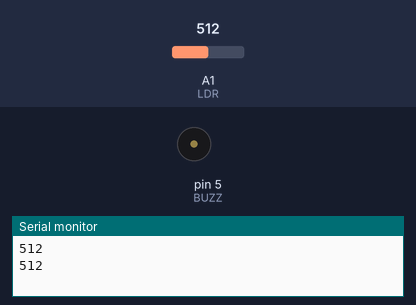
A sketch run on a simulated Arduino Uno, built with avr-gcc and run on an emulated ATmega328P. Shown: buzzer (waves = sounding), the last lines printed to the serial monitor. The inputs (shaded band) are chosen by the test bench; at power-on: A1 (LDR) = 512.

Above: at 1.8 s.
1.9 s: A1 (LDR) set to 109
6.0 s: A1 (LDR) set to 91
At 6.7 s:
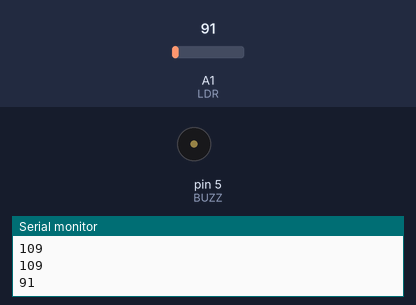
7.5 s: A1 (LDR) set to 110
At 11.4 s:
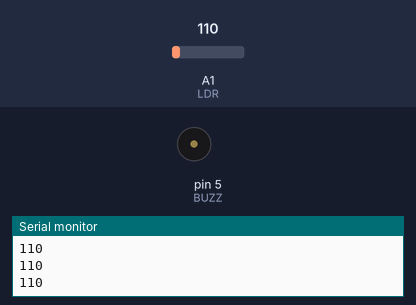
11.6 s: A1 (LDR) set to 90
At 12.2 s:
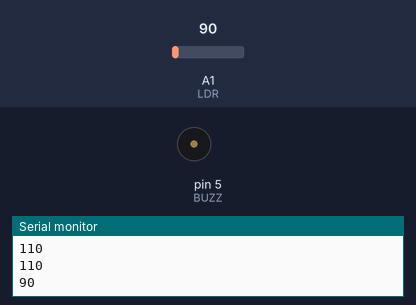
Timing chart, 0 to 14.1 s (numbered marks = the images above; inputs shaded):
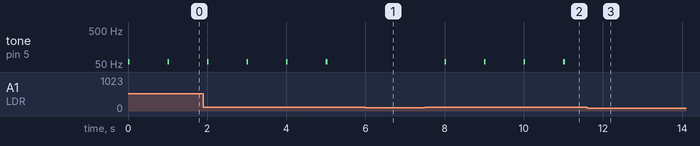

The sketch:

LDR_mas_buzzer.ino
```cpp
//Sensor de Luz, LDR
#define LDR A1

//Buzzer, motor vibrador
#define BUZZ 5

int intensidadLuz;

void setup() {
  Serial.begin(9600);

  pinMode(LDR, INPUT);
  pinMode(BUZZ, OUTPUT);
}

void loop() {
  intensidadLuz = analogRead(LDR);
  Serial.println(intensidadLuz);
  if (intensidadLuz > 100)
    tone(BUZZ, 58, 40);
  delay(1000);
}
```

Measured:
- the behaviour switches between 101 and 100 on A1 (LDR) (found by bisection; images 0 and 1)
- after the input at 6.0 s, tone on pin 5 (BUZZ): stops changing and stays silent
- after the input at 7.5 s, tone on pin 5 (BUZZ): alternates 58 Hz for 0.04 s and silent for 0.96 s, starting after 0.50 s
- after the input at 11.6 s, tone on pin 5 (BUZZ): stops changing and stays silent
- by itself, tone on pin 5 (BUZZ): alternates 58 Hz for 0.04 s and silent for 0.96 s
